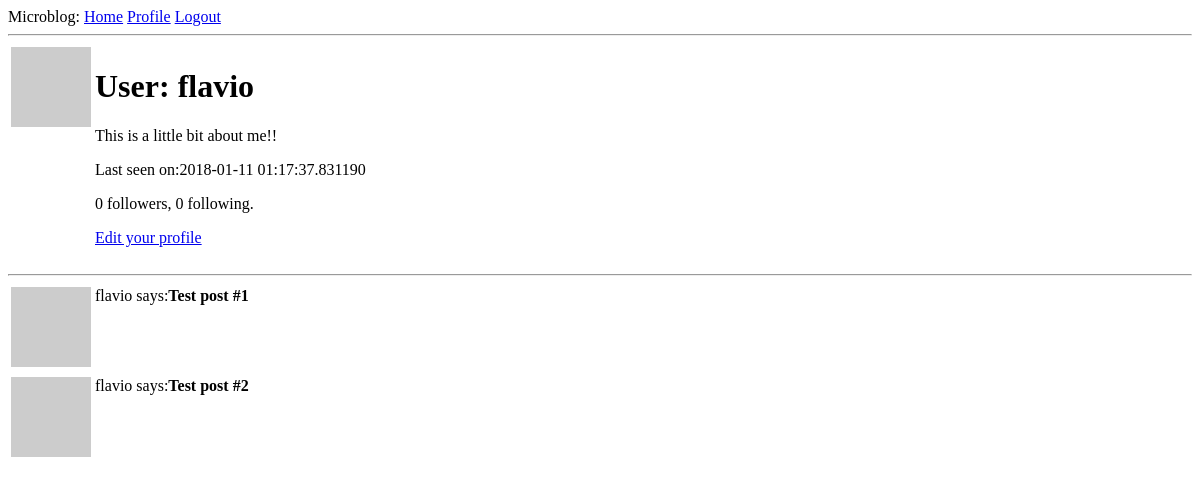
Page /user/flavio (signed in) on the earlier database version.
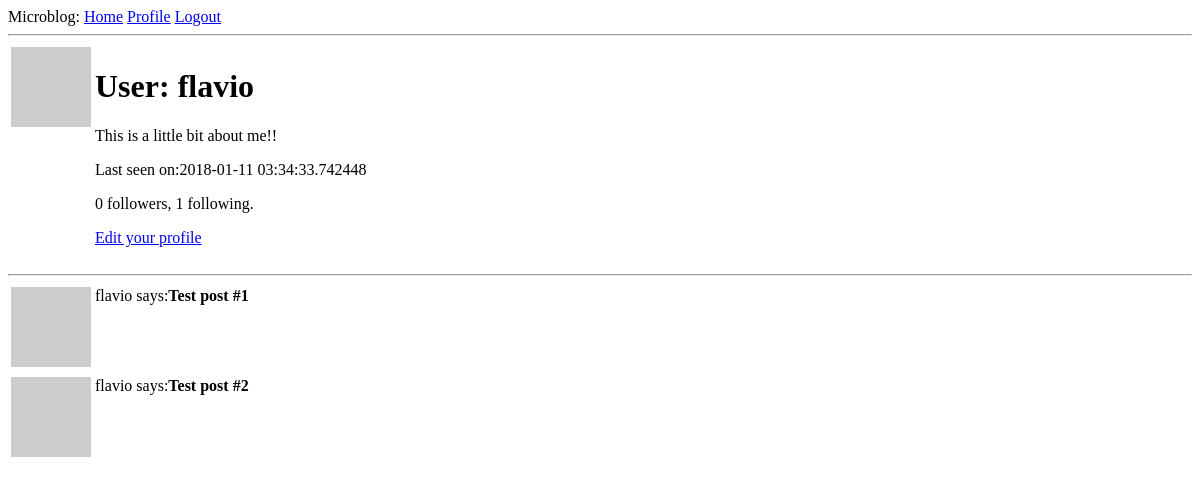
Same page on the later database version.
### app/models.py (models this page shows, shortened)
class User(UserMixin, db.Model):
    id = db.Column(db.Integer, primary_key=True)
    username = db.Column(db.String(64), index=True, unique=True)
    email = db.Column(db.String(120), index=True, unique=True)
    password_hash = db.Column(db.String(128))
    posts = db.relationship('Post', backref='author', lazy='dynamic')
    about_me = db.Column(db.String(140))
    last_seen = db.Column(db.DateTime, default=datetime.utcnow)
    followed = db.relationship(
        'User',
        secondary=followers,
        primaryjoin=(followers.c.follower_id == id),
        secondaryjoin=(followers.c.followed_id == id),
        backref=db.backref('followers', lazy='dynamic'), lazy='dynamic'
    )
    def avatar(self, size):
        digest = md5(self.email.lower().encode('utf-8')).hexdigest()
        return 'http://www.gravatar.com/avatar/{}?d=identicon&s={}'.format(digest, size)
    def __repr__(self):
        return '<User {}>'.format(self.username)

### app/routes.py (the view)
@app.route('/user/<username>')
@login_required
def user(username):
    user = User.query.filter_by(username=username).first_or_404()
    posts = [
        {'author': user, 'body': 'Test post #1'},
        {'author': user, 'body': 'Test post #2'}
    ]
    return render_template('user.html', title=user, user=user, posts=posts)

### app/models.py (called while the page is built)
@login.user_loader
def load_user(id):
    return User.query.get(int(id))

### app/routes.py (called while the page is built)
@app.before_request
def before_request():
    if current_user.is_authenticated:
        current_user.last_seen = datetime.utcnow()
        db.session.commit()

### app/templates/user.html
{% extends "base.html" %}
{% block content %}
    <table>
        <tr valign="top">
            <td><img src="{{ current_user.avatar(128) }}"></td>
            <td>
                <h1>User: {{ user.username }}</h1>
                {% if user.about_me %}<p>{{ user.about_me }}</p>{% endif %}
                {% if user.last_seen %}<p>Last seen on:{{ user.last_seen }}</p>{% endif %}
                <p>{{ user.followers.count() }} followers, {{ user.followed.count() }} following.</p>
                {% if user == current_user %}
                    <p>
                        <a href="{{ url_for('edit_profile') }}">Edit your profile</a>
                    </p>
                {% elif not current_user.is_following(user) %}
                    <p>
                        <a href="{{ url_for('follow', username=user.username) }}">Follow</a>
                    </p>
                {% else %}
                    <p>
                        <a href="{{ url_for('unfollow', username=user.username) }}">Unfollow</a>
                    </p>
                {% endif %}
            </td>
        </tr>
    </table>
    <hr>
    {% for post in posts %}
        {% include "_post.html" %}
    {% endfor %}
{% endblock %}

### app/templates/_post.html
<table>
    <tr valign="top">
        <td><img src="{{ post.author.avatar(36) }}"></td>
        <td>{{ post.author.username }} says:<b>{{ post.body }}</b></td>
    </tr>
</table>

Differences in the rows shown:
changed User "flavio": last_seen "2018-01-11 01:17:37.831190" → "2018-01-11 03:34:33.742448"
Other differences:
{{ user.followed.count() }}: "0" → "1"
